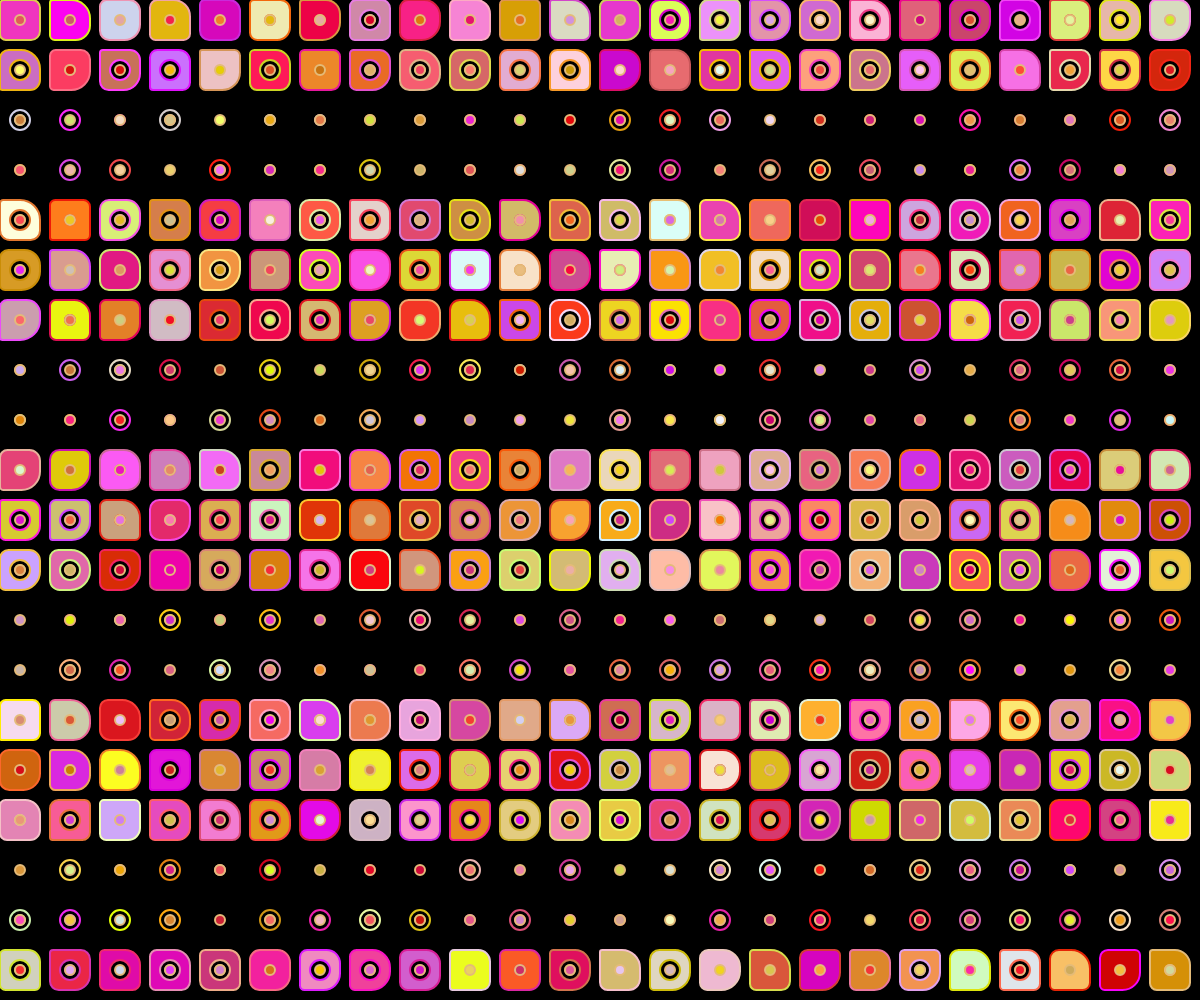
Frame 1 (no input)
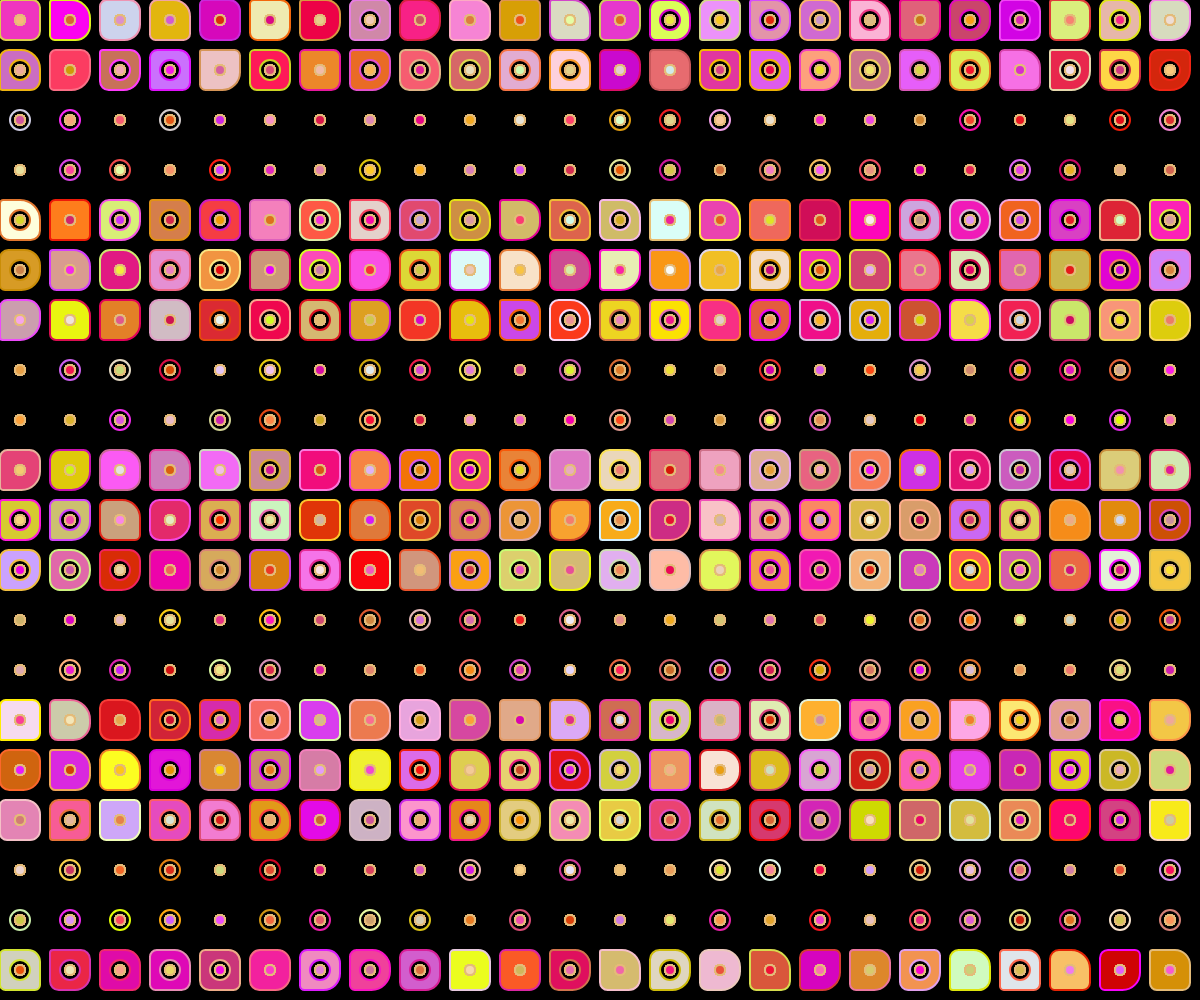
Frame 60 (no input)
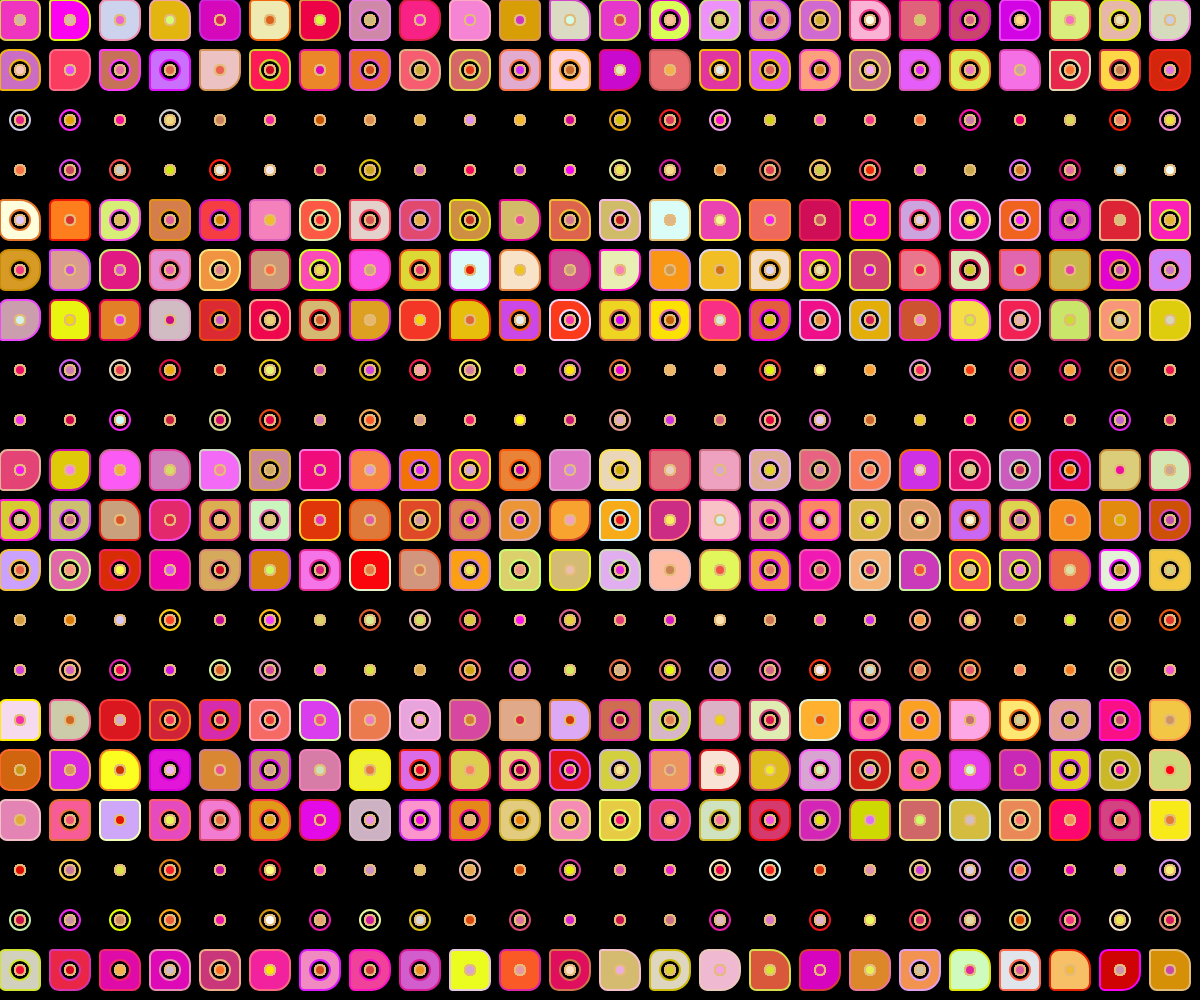
Frame 120 (the mouse pressed at the canvas centre since frame 60)

The p5.js sketch that drew these frames (run headless with seeded random() and noise() and a simulated clock; from frame 60 on, the mouse is pressed at the canvas centre):

// p5.js sketch
// ── sketch.js
function setup() {
	createCanvas(windowWidth, windowHeight);
	background(0);
	noStroke()
// 	宣告
	var count=0


		
	for(var i=0;i<width;i+=50){
		
		for(var j=0;j<height;j+=50){	
// 			使count連加
			 count+=1

			
		fill(random(200,255),random(255),random(255));
			stroke(random(200,255),random(255),random(255));
			strokeWeight(2)

			
// 		當count被5整除時發生
			if(count%5<3){
	rect(i,j,40,40,random(2,10),random(5,20),random(5,20),random(2,10))
		 }
		 	if(random()<0.5){
				fill(0)
				// noStroke()
		 	ellipse(i+20,j+20,20)
		 }
				if(random()<0.5){
				fill(random(200,255),random(255),random(255))
		 	ellipse(i+20,j+20,10)
		 }
	}
	}

	
}

function draw() {
	for(var i=0;i<width;i+=50){
		
		for(var j=0;j<height;j+=50){	
	if(map(mouseX,0,width,0,100)%2==0){
				fill(random(200,255),random(255),random(255))
		 	ellipse(i+20,j+20,10)
		 }
		}}
	
}
